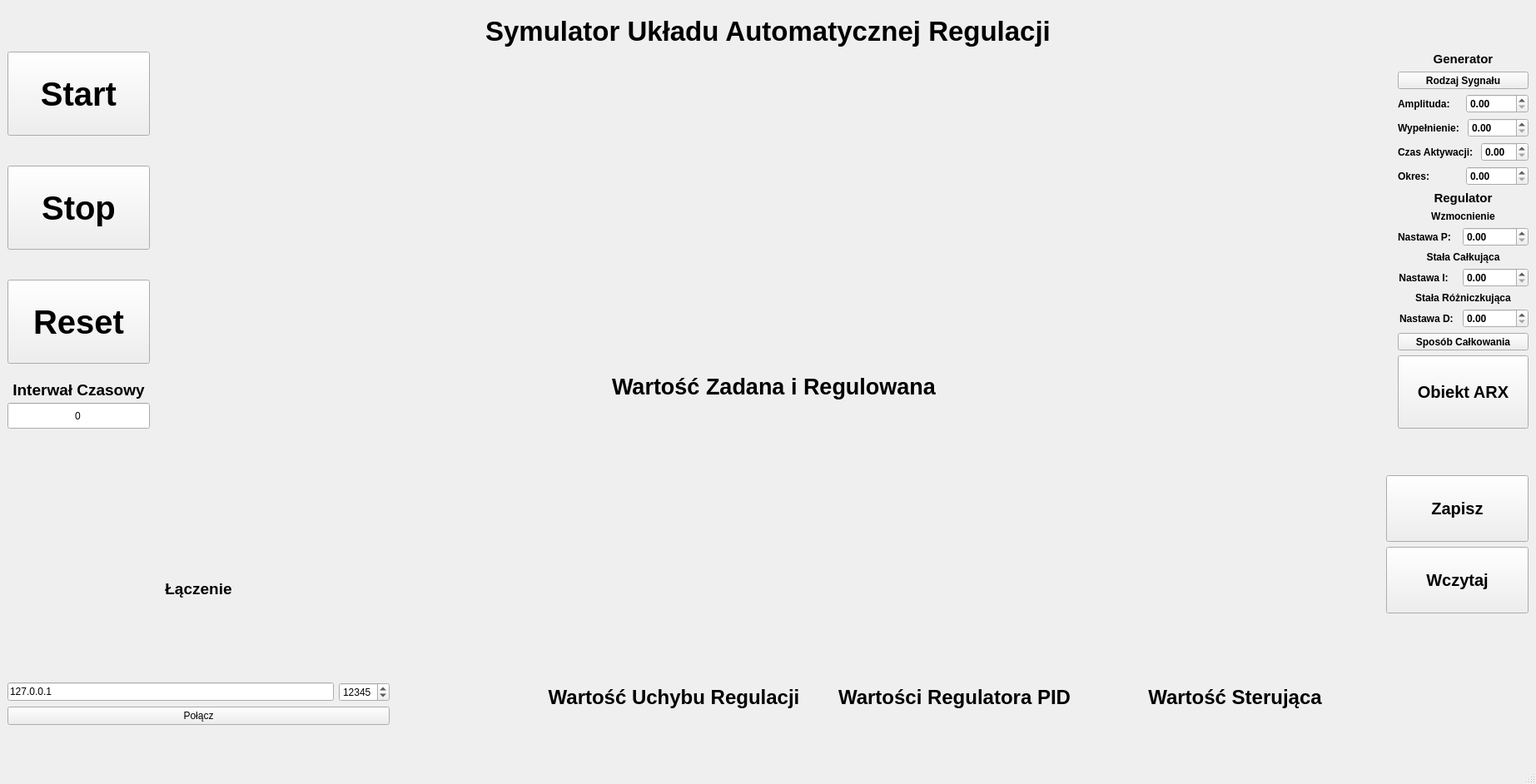
<?xml version="1.0" encoding="UTF-8"?>
<ui version="4.0">
 <class>MainWindow</class>
 <widget class="QMainWindow" name="MainWindow">
  <property name="geometry">
   <rect>
    <x>0</x>
    <y>0</y>
    <width>1845</width>
    <height>942</height>
   </rect>
  </property>
  <property name="sizePolicy">
   <sizepolicy hsizetype="Preferred" vsizetype="Preferred">
    <horstretch>0</horstretch>
    <verstretch>0</verstretch>
   </sizepolicy>
  </property>
  <property name="minimumSize">
   <size>
    <width>0</width>
    <height>0</height>
   </size>
  </property>
  <property name="windowTitle">
   <string>MainWindow</string>
  </property>
  <widget class="QWidget" name="centralwidget">
   <layout class="QHBoxLayout" name="horizontalLayout_12">
    <item>
     <layout class="QVBoxLayout" name="verticalLayout_10">
      <item>
       <spacer name="verticalSpacer_12">
        <property name="orientation">
         <enum>Qt::Orientation::Vertical</enum>
        </property>
        <property name="sizeType">
         <enum>QSizePolicy::Policy::Fixed</enum>
        </property>
        <property name="sizeHint" stdset="0">
         <size>
          <width>10</width>
          <height>10</height>
         </size>
        </property>
       </spacer>
      </item>
      <item>
       <widget class="QLabel" name="TytulGlowny">
        <property name="sizePolicy">
         <sizepolicy hsizetype="Expanding" vsizetype="Fixed">
          <horstretch>0</horstretch>
          <verstretch>0</verstretch>
         </sizepolicy>
        </property>
        <property name="font">
         <font>
          <pointsize>25</pointsize>
          <bold>true</bold>
         </font>
        </property>
        <property name="text">
         <string>Symulator Układu Automatycznej Regulacji</string>
        </property>
        <property name="alignment">
         <set>Qt::AlignmentFlag::AlignCenter</set>
        </property>
       </widget>
      </item>
      <item>
       <layout class="QVBoxLayout" name="verticalLayout_9">
        <item>
         <layout class="QHBoxLayout" name="horizontalLayout_2">
          <item>
           <layout class="QHBoxLayout" name="horizontalLayout">
            <item>
             <layout class="QVBoxLayout" name="verticalLayout_5">
              <item>
               <widget class="QPushButton" name="Start">
                <property name="sizePolicy">
                 <sizepolicy hsizetype="Minimum" vsizetype="Minimum">
                  <horstretch>0</horstretch>
                  <verstretch>0</verstretch>
                 </sizepolicy>
                </property>
                <property name="minimumSize">
                 <size>
                  <width>150</width>
                  <height>101</height>
                 </size>
                </property>
                <property name="font">
                 <font>
                  <pointsize>30</pointsize>
                  <bold>true</bold>
                 </font>
                </property>
                <property name="text">
                 <string>Start</string>
                </property>
               </widget>
              </item>
              <item>
               <spacer name="verticalSpacer">
                <property name="orientation">
                 <enum>Qt::Orientation::Vertical</enum>
                </property>
                <property name="sizeType">
                 <enum>QSizePolicy::Policy::Fixed</enum>
                </property>
                <property name="sizeHint" stdset="0">
                 <size>
                  <width>50</width>
                  <height>30</height>
                 </size>
                </property>
               </spacer>
              </item>
              <item>
               <widget class="QPushButton" name="Stop">
                <property name="sizePolicy">
                 <sizepolicy hsizetype="Minimum" vsizetype="Minimum">
                  <horstretch>0</horstretch>
                  <verstretch>0</verstretch>
                 </sizepolicy>
                </property>
                <property name="minimumSize">
                 <size>
                  <width>150</width>
                  <height>101</height>
                 </size>
                </property>
                <property name="font">
                 <font>
                  <pointsize>30</pointsize>
                  <bold>true</bold>
                 </font>
                </property>
                <property name="text">
                 <string>Stop</string>
                </property>
               </widget>
              </item>
              <item>
               <spacer name="verticalSpacer_2">
                <property name="orientation">
                 <enum>Qt::Orientation::Vertical</enum>
                </property>
                <property name="sizeType">
                 <enum>QSizePolicy::Policy::Fixed</enum>
                </property>
                <property name="sizeHint" stdset="0">
                 <size>
                  <width>50</width>
                  <height>30</height>
                 </size>
                </property>
               </spacer>
              </item>
              <item>
               <widget class="QPushButton" name="Reset">
                <property name="sizePolicy">
                 <sizepolicy hsizetype="Minimum" vsizetype="Minimum">
                  <horstretch>0</horstretch>
                  <verstretch>0</verstretch>
                 </sizepolicy>
                </property>
                <property name="minimumSize">
                 <size>
                  <width>150</width>
                  <height>101</height>
                 </size>
                </property>
                <property name="font">
                 <font>
                  <pointsize>30</pointsize>
                  <bold>true</bold>
                 </font>
                </property>
                <property name="text">
                 <string>Reset</string>
                </property>
               </widget>
              </item>
              <item>
               <spacer name="verticalSpacer_10">
                <property name="orientation">
                 <enum>Qt::Orientation::Vertical</enum>
                </property>
                <property name="sizeType">
                 <enum>QSizePolicy::Policy::Fixed</enum>
                </property>
                <property name="sizeHint" stdset="0">
                 <size>
                  <width>20</width>
                  <height>10</height>
                 </size>
                </property>
               </spacer>
              </item>
              <item>
               <layout class="QVBoxLayout" name="verticalLayout_6">
                <property name="spacing">
                 <number>0</number>
                </property>
                <item>
                 <widget class="QLabel" name="InterwalCzasowyLabel">
                  <property name="sizePolicy">
                   <sizepolicy hsizetype="Minimum" vsizetype="Minimum">
                    <horstretch>0</horstretch>
                    <verstretch>0</verstretch>
                   </sizepolicy>
                  </property>
                  <property name="minimumSize">
                   <size>
                    <width>171</width>
                    <height>31</height>
                   </size>
                  </property>
                  <property name="font">
                   <font>
                    <pointsize>14</pointsize>
                    <bold>true</bold>
                   </font>
                  </property>
                  <property name="text">
                   <string>Interwał Czasowy</string>
                  </property>
                  <property name="alignment">
                   <set>Qt::AlignmentFlag::AlignCenter</set>
                  </property>
                 </widget>
                </item>
                <item>
                 <widget class="QLineEdit" name="Interwal">
                  <property name="sizePolicy">
                   <sizepolicy hsizetype="Minimum" vsizetype="Minimum">
                    <horstretch>0</horstretch>
                    <verstretch>0</verstretch>
                   </sizepolicy>
                  </property>
                  <property name="minimumSize">
                   <size>
                    <width>140</width>
                    <height>31</height>
                   </size>
                  </property>
                  <property name="text">
                   <string>0</string>
                  </property>
                  <property name="alignment">
                   <set>Qt::AlignmentFlag::AlignCenter</set>
                  </property>
                 </widget>
                </item>
               </layout>
              </item>
             </layout>
            </item>
            <item>
             <spacer name="horizontalSpacer_5">
              <property name="orientation">
               <enum>Qt::Orientation::Horizontal</enum>
              </property>
              <property name="sizeType">
               <enum>QSizePolicy::Policy::Fixed</enum>
              </property>
              <property name="sizeHint" stdset="0">
               <size>
                <width>20</width>
                <height>20</height>
               </size>
              </property>
             </spacer>
            </item>
            <item>
             <layout class="QVBoxLayout" name="verticalLayout">
              <property name="spacing">
               <number>0</number>
              </property>
              <item>
               <widget class="QWidget" name="wykresWarZad" native="true">
                <property name="sizePolicy">
                 <sizepolicy hsizetype="Expanding" vsizetype="Minimum">
                  <horstretch>0</horstretch>
                  <verstretch>0</verstretch>
                 </sizepolicy>
                </property>
                <property name="minimumSize">
                 <size>
                  <width>700</width>
                  <height>351</height>
                 </size>
                </property>
               </widget>
              </item>
              <item>
               <widget class="QLabel" name="TytulWykres1">
                <property name="sizePolicy">
                 <sizepolicy hsizetype="Expanding" vsizetype="Minimum">
                  <horstretch>0</horstretch>
                  <verstretch>0</verstretch>
                 </sizepolicy>
                </property>
                <property name="minimumSize">
                 <size>
                  <width>700</width>
                  <height>51</height>
                 </size>
                </property>
                <property name="font">
                 <font>
                  <pointsize>20</pointsize>
                  <bold>true</bold>
                 </font>
                </property>
                <property name="text">
                 <string>Wartość Zadana i Regulowana</string>
                </property>
                <property name="alignment">
                 <set>Qt::AlignmentFlag::AlignCenter</set>
                </property>
               </widget>
              </item>
             </layout>
            </item>
           </layout>
          </item>
          <item>
           <spacer name="horizontalSpacer_4">
            <property name="orientation">
             <enum>Qt::Orientation::Horizontal</enum>
            </property>
            <property name="sizeType">
             <enum>QSizePolicy::Policy::Fixed</enum>
            </property>
            <property name="sizeHint" stdset="0">
             <size>
              <width>20</width>
              <height>20</height>
             </size>
            </property>
           </spacer>
          </item>
          <item>
           <layout class="QVBoxLayout" name="verticalLayout_7">
            <item>
             <layout class="QVBoxLayout" name="obramowanieGenerator">
              <item>
               <widget class="QLabel" name="GeneratorNapis">
                <property name="font">
                 <font>
                  <pointsize>11</pointsize>
                  <bold>true</bold>
                 </font>
                </property>
                <property name="text">
                 <string>Generator</string>
                </property>
                <property name="alignment">
                 <set>Qt::AlignmentFlag::AlignCenter</set>
                </property>
               </widget>
              </item>
              <item>
               <widget class="QToolButton" name="RodzajSygnalu">
                <property name="sizePolicy">
                 <sizepolicy hsizetype="Minimum" vsizetype="Minimum">
                  <horstretch>0</horstretch>
                  <verstretch>0</verstretch>
                 </sizepolicy>
                </property>
                <property name="font">
                 <font>
                  <bold>true</bold>
                 </font>
                </property>
                <property name="text">
                 <string>Rodzaj Sygnału</string>
                </property>
               </widget>
              </item>
              <item>
               <layout class="QHBoxLayout" name="horizontalLayout_8">
                <item>
                 <widget class="QLabel" name="AmplitudaNapis">
                  <property name="font">
                   <font>
                    <bold>true</bold>
                   </font>
                  </property>
                  <property name="text">
                   <string>Amplituda: </string>
                  </property>
                 </widget>
                </item>
                <item>
                 <widget class="QDoubleSpinBox" name="Amplituda">
                  <property name="font">
                   <font>
                    <bold>true</bold>
                   </font>
                  </property>
                 </widget>
                </item>
               </layout>
              </item>
              <item>
               <layout class="QHBoxLayout" name="horizontalLayout_7">
                <item>
                 <widget class="QLabel" name="WypelnienieNapis">
                  <property name="font">
                   <font>
                    <bold>true</bold>
                   </font>
                  </property>
                  <property name="text">
                   <string>Wypełnienie: </string>
                  </property>
                 </widget>
                </item>
                <item>
                 <widget class="QDoubleSpinBox" name="Wypelnienie">
                  <property name="font">
                   <font>
                    <bold>true</bold>
                   </font>
                  </property>
                 </widget>
                </item>
               </layout>
              </item>
              <item>
               <layout class="QHBoxLayout" name="horizontalLayout_6">
                <item>
                 <widget class="QLabel" name="CzasNapis">
                  <property name="font">
                   <font>
                    <bold>true</bold>
                   </font>
                  </property>
                  <property name="text">
                   <string>Czas Aktywacji: </string>
                  </property>
                 </widget>
                </item>
                <item>
                 <widget class="QDoubleSpinBox" name="CzasAktywacji">
                  <property name="font">
                   <font>
                    <bold>true</bold>
                   </font>
                  </property>
                 </widget>
                </item>
               </layout>
              </item>
              <item>
               <layout class="QHBoxLayout" name="horizontalLayout_5">
                <item>
                 <widget class="QLabel" name="OkresNapis">
                  <property name="font">
                   <font>
                    <bold>true</bold>
                   </font>
                  </property>
                  <property name="text">
                   <string>Okres:</string>
                  </property>
                 </widget>
                </item>
                <item>
                 <widget class="QDoubleSpinBox" name="Okres">
                  <property name="font">
                   <font>
                    <bold>true</bold>
                   </font>
                  </property>
                 </widget>
                </item>
               </layout>
              </item>
             </layout>
            </item>
            <item>
             <layout class="QVBoxLayout" name="obramowanieRegulator">
              <item>
               <layout class="QVBoxLayout" name="verticalLayout_13">
                <item>
                 <widget class="QLabel" name="RegulatorNapis">
                  <property name="font">
                   <font>
                    <pointsize>11</pointsize>
                    <bold>true</bold>
                   </font>
                  </property>
                  <property name="text">
                   <string>Regulator</string>
                  </property>
                  <property name="alignment">
                   <set>Qt::AlignmentFlag::AlignCenter</set>
                  </property>
                 </widget>
                </item>
                <item>
                 <widget class="QLabel" name="WzmocnienieNapis">
                  <property name="font">
                   <font>
                    <pointsize>9</pointsize>
                    <bold>true</bold>
                   </font>
                  </property>
                  <property name="text">
                   <string>Wzmocnienie</string>
                  </property>
                  <property name="alignment">
                   <set>Qt::AlignmentFlag::AlignCenter</set>
                  </property>
                 </widget>
                </item>
                <item>
                 <layout class="QHBoxLayout" name="horizontalLayout_9">
                  <item>
                   <widget class="QLabel" name="NastawaPopis">
                    <property name="sizePolicy">
                     <sizepolicy hsizetype="Fixed" vsizetype="Minimum">
                      <horstretch>0</horstretch>
                      <verstretch>0</verstretch>
                     </sizepolicy>
                    </property>
                    <property name="minimumSize">
                     <size>
                      <width>72</width>
                      <height>0</height>
                     </size>
                    </property>
                    <property name="font">
                     <font>
                      <pointsize>9</pointsize>
                      <bold>true</bold>
                     </font>
                    </property>
                    <property name="text">
                     <string>Nastawa P: </string>
                    </property>
                   </widget>
                  </item>
                  <item>
                   <widget class="QDoubleSpinBox" name="Wzmocnienie">
                    <property name="sizePolicy">
                     <sizepolicy hsizetype="Minimum" vsizetype="Minimum">
                      <horstretch>0</horstretch>
                      <verstretch>0</verstretch>
                     </sizepolicy>
                    </property>
                    <property name="minimumSize">
                     <size>
                      <width>0</width>
                      <height>0</height>
                     </size>
                    </property>
                    <property name="font">
                     <font>
                      <pointsize>9</pointsize>
                      <bold>true</bold>
                     </font>
                    </property>
                   </widget>
                  </item>
                 </layout>
                </item>
               </layout>
              </item>
              <item>
               <layout class="QVBoxLayout" name="verticalLayout_15">
                <item>
                 <layout class="QVBoxLayout" name="verticalLayout_14">
                  <item>
                   <widget class="QLabel" name="StalaCNapis">
                    <property name="sizePolicy">
                     <sizepolicy hsizetype="Minimum" vsizetype="Minimum">
                      <horstretch>0</horstretch>
                      <verstretch>0</verstretch>
                     </sizepolicy>
                    </property>
                    <property name="font">
                     <font>
                      <pointsize>9</pointsize>
                      <bold>true</bold>
                     </font>
                    </property>
                    <property name="text">
                     <string>Stała Całkująca</string>
                    </property>
                    <property name="alignment">
                     <set>Qt::AlignmentFlag::AlignCenter</set>
                    </property>
                   </widget>
                  </item>
                  <item>
                   <layout class="QHBoxLayout" name="horizontalLayout_10">
                    <item>
                     <widget class="QLabel" name="NastawaIopis">
                      <property name="sizePolicy">
                       <sizepolicy hsizetype="Fixed" vsizetype="Minimum">
                        <horstretch>0</horstretch>
                        <verstretch>0</verstretch>
                       </sizepolicy>
                      </property>
                      <property name="minimumSize">
                       <size>
                        <width>72</width>
                        <height>22</height>
                       </size>
                      </property>
                      <property name="font">
                       <font>
                        <pointsize>9</pointsize>
                        <bold>true</bold>
                       </font>
                      </property>
                      <property name="text">
                       <string>Nastawa I:   </string>
                      </property>
                      <property name="alignment">
                       <set>Qt::AlignmentFlag::AlignCenter</set>
                      </property>
                     </widget>
                    </item>
                    <item>
                     <widget class="QDoubleSpinBox" name="StalaI">
                      <property name="sizePolicy">
                       <sizepolicy hsizetype="Minimum" vsizetype="Minimum">
                        <horstretch>0</horstretch>
                        <verstretch>0</verstretch>
                       </sizepolicy>
                      </property>
                      <property name="minimumSize">
                       <size>
                        <width>0</width>
                        <height>0</height>
                       </size>
                      </property>
                      <property name="font">
                       <font>
                        <pointsize>9</pointsize>
                        <bold>true</bold>
                       </font>
                      </property>
                     </widget>
                    </item>
                   </layout>
                  </item>
                 </layout>
                </item>
                <item>
                 <widget class="QLabel" name="RozniczkaNapis">
                  <property name="font">
                   <font>
                    <pointsize>9</pointsize>
                    <bold>true</bold>
                   </font>
                  </property>
                  <property name="text">
                   <string>Stała Różniczkująca</string>
                  </property>
                  <property name="alignment">
                   <set>Qt::AlignmentFlag::AlignCenter</set>
                  </property>
                 </widget>
                </item>
                <item>
                 <layout class="QHBoxLayout" name="horizontalLayout_11">
                  <item>
                   <widget class="QLabel" name="NastawaDopis">
                    <property name="sizePolicy">
                     <sizepolicy hsizetype="Fixed" vsizetype="Minimum">
                      <horstretch>0</horstretch>
                      <verstretch>0</verstretch>
                     </sizepolicy>
                    </property>
                    <property name="minimumSize">
                     <size>
                      <width>72</width>
                      <height>0</height>
                     </size>
                    </property>
                    <property name="font">
                     <font>
                      <pointsize>9</pointsize>
                      <bold>true</bold>
                     </font>
                    </property>
                    <property name="text">
                     <string>Nastawa D: </string>
                    </property>
                    <property name="alignment">
                     <set>Qt::AlignmentFlag::AlignCenter</set>
                    </property>
                   </widget>
                  </item>
                  <item>
                   <widget class="QDoubleSpinBox" name="StalaD">
                    <property name="sizePolicy">
                     <sizepolicy hsizetype="Minimum" vsizetype="Minimum">
                      <horstretch>0</horstretch>
                      <verstretch>0</verstretch>
                     </sizepolicy>
                    </property>
                    <property name="font">
                     <font>
                      <pointsize>9</pointsize>
                      <bold>true</bold>
                     </font>
                    </property>
                   </widget>
                  </item>
                 </layout>
                </item>
                <item>
                 <widget class="QToolButton" name="Sposob">
                  <property name="sizePolicy">
                   <sizepolicy hsizetype="Minimum" vsizetype="Minimum">
                    <horstretch>0</horstretch>
                    <verstretch>0</verstretch>
                   </sizepolicy>
                  </property>
                  <property name="font">
                   <font>
                    <pointsize>9</pointsize>
                    <bold>true</bold>
                   </font>
                  </property>
                  <property name="text">
                   <string>Sposób Całkowania</string>
                  </property>
                 </widget>
                </item>
               </layout>
              </item>
             </layout>
            </item>
            <item>
             <widget class="QPushButton" name="UstawieniaObiektuARX">
              <property name="sizePolicy">
               <sizepolicy hsizetype="Minimum" vsizetype="Minimum">
                <horstretch>0</horstretch>
                <verstretch>0</verstretch>
               </sizepolicy>
              </property>
              <property name="minimumSize">
               <size>
                <width>140</width>
                <height>70</height>
               </size>
              </property>
              <property name="font">
               <font>
                <pointsize>15</pointsize>
                <bold>true</bold>
               </font>
              </property>
              <property name="text">
               <string>Obiekt ARX</string>
              </property>
             </widget>
            </item>
           </layout>
          </item>
         </layout>
        </item>
        <item>
         <spacer name="verticalSpacer_11">
          <property name="orientation">
           <enum>Qt::Orientation::Vertical</enum>
          </property>
          <property name="sizeType">
           <enum>QSizePolicy::Policy::Preferred</enum>
          </property>
          <property name="sizeHint" stdset="0">
           <size>
            <width>20</width>
            <height>40</height>
           </size>
          </property>
         </spacer>
        </item>
        <item>
         <layout class="QHBoxLayout" name="horizontalLayout_4">
          <item>
           <layout class="QVBoxLayout" name="verticalLayout_11" stretch="0,2,0,1,0">
            <property name="spacing">
             <number>6</number>
            </property>
            <property name="sizeConstraint">
             <enum>QLayout::SizeConstraint::SetDefaultConstraint</enum>
            </property>
            <item>
             <spacer name="verticalSpacer_3">
              <property name="orientation">
               <enum>Qt::Orientation::Vertical</enum>
              </property>
              <property name="sizeHint" stdset="0">
               <size>
                <width>20</width>
                <height>40</height>
               </size>
              </property>
             </spacer>
            </item>
            <item>
             <widget class="QLabel" name="lblPolaczenie">
              <property name="font">
               <font>
                <pointsize>14</pointsize>
                <bold>true</bold>
               </font>
              </property>
              <property name="mouseTracking">
               <bool>false</bool>
              </property>
              <property name="text">
               <string>Łączenie</string>
              </property>
              <property name="textFormat">
               <enum>Qt::TextFormat::AutoText</enum>
              </property>
              <property name="scaledContents">
               <bool>false</bool>
              </property>
              <property name="alignment">
               <set>Qt::AlignmentFlag::AlignCenter</set>
              </property>
              <property name="wordWrap">
               <bool>false</bool>
              </property>
              <property name="margin">
               <number>0</number>
              </property>
              <property name="indent">
               <number>-1</number>
              </property>
             </widget>
            </item>
            <item>
             <layout class="QHBoxLayout" name="horizontalLayout_13">
              <item>
               <widget class="QLineEdit" name="letIP">
                <property name="text">
                 <string>127.0.0.1</string>
                </property>
               </widget>
              </item>
              <item>
               <widget class="QSpinBox" name="sbxPort">
                <property name="maximum">
                 <number>65534</number>
                </property>
                <property name="value">
                 <number>12345</number>
                </property>
               </widget>
              </item>
             </layout>
            </item>
            <item>
             <widget class="QPushButton" name="btnSendSignal">
              <property name="text">
               <string>Połącz</string>
              </property>
             </widget>
            </item>
            <item>
             <spacer name="verticalSpacer_4">
              <property name="orientation">
               <enum>Qt::Orientation::Vertical</enum>
              </property>
              <property name="sizeHint" stdset="0">
               <size>
                <width>20</width>
                <height>40</height>
               </size>
              </property>
             </spacer>
            </item>
           </layout>
          </item>
          <item>
           <spacer name="horizontalSpacer_3">
            <property name="orientation">
             <enum>Qt::Orientation::Horizontal</enum>
            </property>
            <property name="sizeType">
             <enum>QSizePolicy::Policy::Minimum</enum>
            </property>
            <property name="sizeHint" stdset="0">
             <size>
              <width>180</width>
              <height>20</height>
             </size>
            </property>
           </spacer>
          </item>
          <item>
           <layout class="QHBoxLayout" name="horizontalLayout_3">
            <item>
             <layout class="QVBoxLayout" name="verticalLayout_2">
              <property name="spacing">
               <number>0</number>
              </property>
              <item>
               <widget class="QWidget" name="WykUchyb" native="true">
                <property name="sizePolicy">
                 <sizepolicy hsizetype="Expanding" vsizetype="Fixed">
                  <horstretch>0</horstretch>
                  <verstretch>0</verstretch>
                 </sizepolicy>
                </property>
                <property name="minimumSize">
                 <size>
                  <width>311</width>
                  <height>251</height>
                 </size>
                </property>
                <property name="baseSize">
                 <size>
                  <width>311</width>
                  <height>251</height>
                 </size>
                </property>
               </widget>
              </item>
              <item>
               <widget class="QLabel" name="TytulWykres2">
                <property name="sizePolicy">
                 <sizepolicy hsizetype="Minimum" vsizetype="Fixed">
                  <horstretch>0</horstretch>
                  <verstretch>0</verstretch>
                 </sizepolicy>
                </property>
                <property name="minimumSize">
                 <size>
                  <width>311</width>
                  <height>51</height>
                 </size>
                </property>
                <property name="font">
                 <font>
                  <pointsize>18</pointsize>
                  <bold>true</bold>
                 </font>
                </property>
                <property name="text">
                 <string>Wartość Uchybu Regulacji</string>
                </property>
                <property name="alignment">
                 <set>Qt::AlignmentFlag::AlignCenter</set>
                </property>
               </widget>
              </item>
              <item>
               <spacer name="verticalSpacer_7">
                <property name="orientation">
                 <enum>Qt::Orientation::Vertical</enum>
                </property>
                <property name="sizeType">
                 <enum>QSizePolicy::Policy::Expanding</enum>
                </property>
                <property name="sizeHint" stdset="0">
                 <size>
                  <width>20</width>
                  <height>40</height>
                 </size>
                </property>
               </spacer>
              </item>
             </layout>
            </item>
            <item>
             <spacer name="horizontalSpacer">
              <property name="orientation">
               <enum>Qt::Orientation::Horizontal</enum>
              </property>
              <property name="sizeType">
               <enum>QSizePolicy::Policy::Minimum</enum>
              </property>
              <property name="sizeHint" stdset="0">
               <size>
                <width>20</width>
                <height>20</height>
               </size>
              </property>
             </spacer>
            </item>
            <item>
             <layout class="QVBoxLayout" name="verticalLayout_3">
              <property name="spacing">
               <number>0</number>
              </property>
              <item>
               <widget class="QWidget" name="WykPID" native="true">
                <property name="sizePolicy">
                 <sizepolicy hsizetype="Expanding" vsizetype="Fixed">
                  <horstretch>0</horstretch>
                  <verstretch>0</verstretch>
                 </sizepolicy>
                </property>
                <property name="minimumSize">
                 <size>
                  <width>311</width>
                  <height>251</height>
                 </size>
                </property>
                <property name="baseSize">
                 <size>
                  <width>311</width>
                  <height>251</height>
                 </size>
                </property>
               </widget>
              </item>
              <item>
               <widget class="QLabel" name="TytulWykres3">
                <property name="sizePolicy">
                 <sizepolicy hsizetype="Minimum" vsizetype="Fixed">
                  <horstretch>0</horstretch>
                  <verstretch>0</verstretch>
                 </sizepolicy>
                </property>
                <property name="minimumSize">
                 <size>
                  <width>311</width>
                  <height>51</height>
                 </size>
                </property>
                <property name="font">
                 <font>
                  <pointsize>18</pointsize>
                  <bold>true</bold>
                 </font>
                </property>
                <property name="text">
                 <string>Wartości Regulatora PID</string>
                </property>
                <property name="alignment">
                 <set>Qt::AlignmentFlag::AlignCenter</set>
                </property>
               </widget>
              </item>
              <item>
               <spacer name="verticalSpacer_6">
                <property name="orientation">
                 <enum>Qt::Orientation::Vertical</enum>
                </property>
                <property name="sizeHint" stdset="0">
                 <size>
                  <width>20</width>
                  <height>40</height>
                 </size>
                </property>
               </spacer>
              </item>
             </layout>
            </item>
            <item>
             <spacer name="horizontalSpacer_2">
              <property name="orientation">
               <enum>Qt::Orientation::Horizontal</enum>
              </property>
              <property name="sizeType">
               <enum>QSizePolicy::Policy::Minimum</enum>
              </property>
              <property name="sizeHint" stdset="0">
               <size>
                <width>20</width>
                <height>20</height>
               </size>
              </property>
             </spacer>
            </item>
            <item>
             <layout class="QVBoxLayout" name="verticalLayout_4">
              <property name="spacing">
               <number>0</number>
              </property>
              <item>
               <widget class="QWidget" name="WykSter" native="true">
                <property name="sizePolicy">
                 <sizepolicy hsizetype="Expanding" vsizetype="Fixed">
                  <horstretch>0</horstretch>
                  <verstretch>0</verstretch>
                 </sizepolicy>
                </property>
                <property name="minimumSize">
                 <size>
                  <width>311</width>
                  <height>251</height>
                 </size>
                </property>
                <property name="baseSize">
                 <size>
                  <width>311</width>
                  <height>251</height>
                 </size>
                </property>
               </widget>
              </item>
              <item>
               <widget class="QLabel" name="TytulWykres4">
                <property name="sizePolicy">
                 <sizepolicy hsizetype="Minimum" vsizetype="Fixed">
                  <horstretch>0</horstretch>
                  <verstretch>0</verstretch>
                 </sizepolicy>
                </property>
                <property name="minimumSize">
                 <size>
                  <width>311</width>
                  <height>51</height>
                 </size>
                </property>
                <property name="font">
                 <font>
                  <pointsize>18</pointsize>
                  <bold>true</bold>
                 </font>
                </property>
                <property name="text">
                 <string>Wartość Sterująca</string>
                </property>
                <property name="alignment">
                 <set>Qt::AlignmentFlag::AlignCenter</set>
                </property>
               </widget>
              </item>
              <item>
               <spacer name="verticalSpacer_8">
                <property name="orientation">
                 <enum>Qt::Orientation::Vertical</enum>
                </property>
                <property name="sizeHint" stdset="0">
                 <size>
                  <width>20</width>
                  <height>40</height>
                 </size>
                </property>
               </spacer>
              </item>
             </layout>
            </item>
           </layout>
          </item>
          <item>
           <spacer name="horizontalSpacer_6">
            <property name="orientation">
             <enum>Qt::Orientation::Horizontal</enum>
            </property>
            <property name="sizeType">
             <enum>QSizePolicy::Policy::Fixed</enum>
            </property>
            <property name="sizeHint" stdset="0">
             <size>
              <width>20</width>
              <height>20</height>
             </size>
            </property>
           </spacer>
          </item>
          <item>
           <layout class="QVBoxLayout" name="verticalLayout_8">
            <item>
             <spacer name="verticalSpacer_9">
              <property name="orientation">
               <enum>Qt::Orientation::Vertical</enum>
              </property>
              <property name="sizeType">
               <enum>QSizePolicy::Policy::Fixed</enum>
              </property>
              <property name="sizeHint" stdset="0">
               <size>
                <width>10</width>
                <height>10</height>
               </size>
              </property>
             </spacer>
            </item>
            <item>
             <widget class="QPushButton" name="Zapisz">
              <property name="sizePolicy">
               <sizepolicy hsizetype="Minimum" vsizetype="Minimum">
                <horstretch>0</horstretch>
                <verstretch>0</verstretch>
               </sizepolicy>
              </property>
              <property name="minimumSize">
               <size>
                <width>171</width>
                <height>80</height>
               </size>
              </property>
              <property name="font">
               <font>
                <pointsize>15</pointsize>
                <bold>true</bold>
               </font>
              </property>
              <property name="text">
               <string>Zapisz</string>
              </property>
             </widget>
            </item>
            <item>
             <widget class="QPushButton" name="Wczytaj">
              <property name="sizePolicy">
               <sizepolicy hsizetype="Minimum" vsizetype="Minimum">
                <horstretch>0</horstretch>
                <verstretch>0</verstretch>
               </sizepolicy>
              </property>
              <property name="minimumSize">
               <size>
                <width>171</width>
                <height>80</height>
               </size>
              </property>
              <property name="font">
               <font>
                <pointsize>15</pointsize>
                <bold>true</bold>
               </font>
              </property>
              <property name="text">
               <string>Wczytaj</string>
              </property>
             </widget>
            </item>
            <item>
             <spacer name="verticalSpacer_5">
              <property name="orientation">
               <enum>Qt::Orientation::Vertical</enum>
              </property>
              <property name="sizeHint" stdset="0">
               <size>
                <width>20</width>
                <height>40</height>
               </size>
              </property>
             </spacer>
            </item>
           </layout>
          </item>
         </layout>
        </item>
       </layout>
      </item>
     </layout>
    </item>
   </layout>
  </widget>
  <widget class="QMenuBar" name="menubar">
   <property name="geometry">
    <rect>
     <x>0</x>
     <y>0</y>
     <width>1845</width>
     <height>21</height>
    </rect>
   </property>
  </widget>
  <widget class="QStatusBar" name="statusbar"/>
 </widget>
 <resources/>
 <connections/>
</ui>
